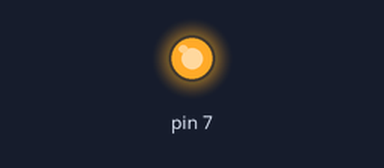
The sketch below on a simulated Arduino Uno, built with avr-gcc and run on an emulated ATmega328P. On the bench: output pins drawn as LEDs (lit = HIGH).

Above: at 1.5 s.
At 4.5 s:
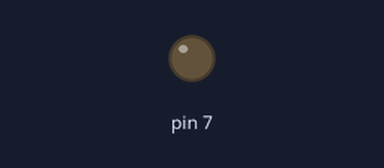
Timing chart, 0 to 7.8 s (numbered marks = the images above):
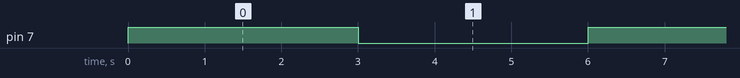

The sketch:

Dc_motor_with_relay.ino
```cpp
void setup()
{
  pinMode(7, OUTPUT);
}

void loop()
{

  digitalWrite(7,1);  // moving the motor with clockwise

  delay(3000); // Wait for 3 seconds


  digitalWrite(7,0);  // moving the motor with anticlockwise

  delay(3000); // Wait for 3 seconds

}
```

Measured:
- by itself, pin 7: alternates HIGH for 3.0 s and LOW for 3.0 s
